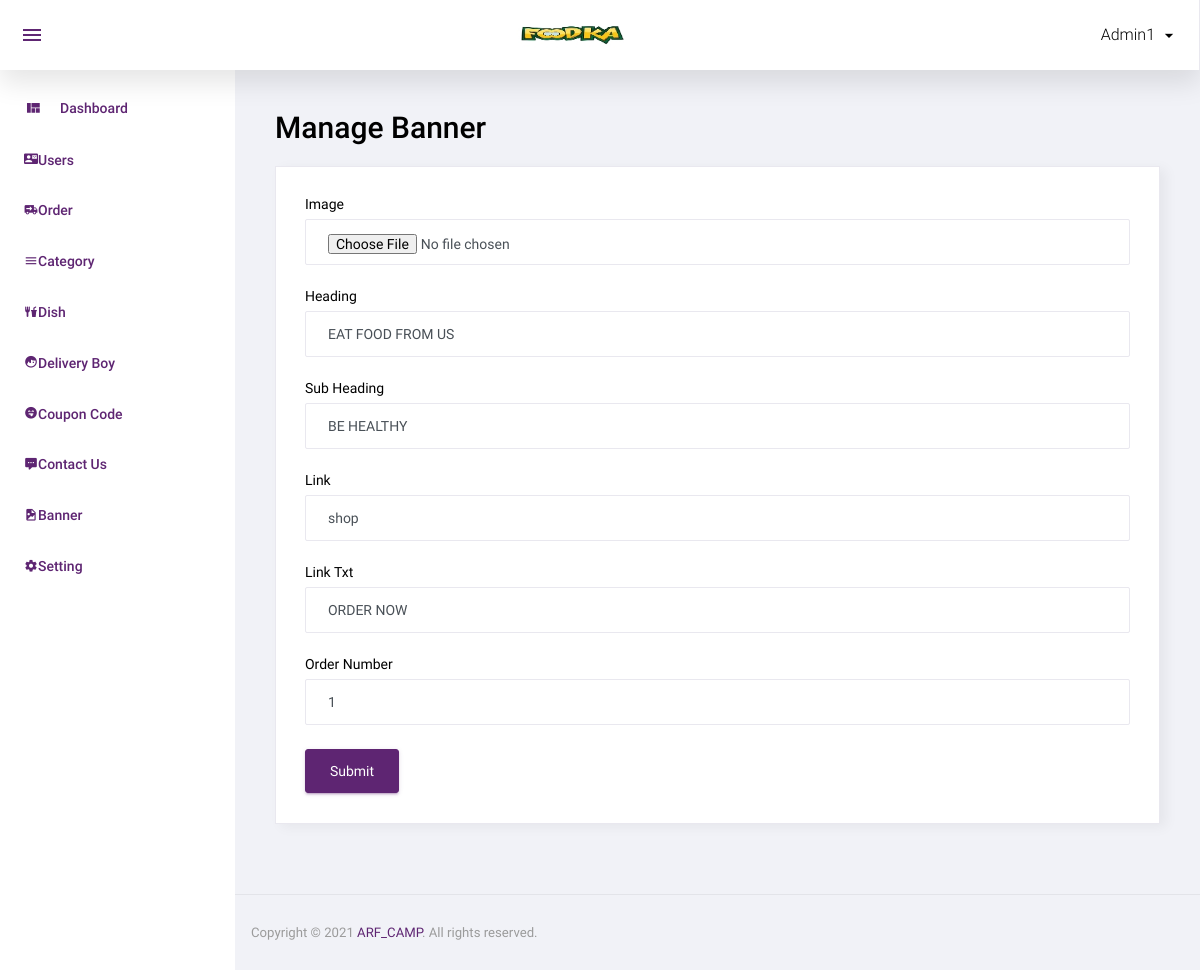
The app's page /admin/manage_banner.php?id=3 (signed in) with its own data.
### tables this page shows
CREATE TABLE `banner` (
  `id` int(11) NOT NULL,
  `image` varchar(100) NOT NULL,
  `heading` varchar(500) NOT NULL,
  `sub_heading` varchar(500) NOT NULL,
  `link` varchar(100) NOT NULL,
  `link_txt` varchar(100) NOT NULL,
  `added_on` datetime NOT NULL,
  `status` int(11) NOT NULL,
  `order_number` int(11) NOT NULL
);

### function.inc.php (called while the page is built, shortened)
<?php
function get_safe_value($str){
	global $con;
	$str=mysqli_real_escape_string($con,$str);
	return $str;
}
	?>

### admin/manage_banner.php (the view, shortened to what this page needs)
<?php
include('top.php');
$heading="";
$sub_heading="";
$link="";
$link_txt="";
$order_number="";
$image_status='required';
if(isset($_GET['id']) && $_GET['id']>0){
	$id=get_safe_value($_GET['id']);
	$row=mysqli_fetch_assoc(mysqli_query($con,"select * from banner where id='$id'"));
	$heading=$row['heading'];
	$sub_heading=$row['sub_heading'];
	$link=$row['link'];
	$link_txt=$row['link_txt'];
	$order_number=$row['order_number'];
	$image_status='';
}
?>
<div class="row">
			<h1 class="grid_title ml10 ml15">Manage Banner</h1>
            <div class="col-12 grid-margin stretch-card">
              <div class="card">
                <div class="card-body">
                  <form class="forms-sample" method="post" enctype="multipart/form-data">
					<div class="form-group">
                      <label for="exampleInputName1">Image</label>
                      <input type="file" class="form-control" placeholder="Image" name="image" <?php echo $image_status?>>
                    </div>
                    <div class="form-group">
                      <label for="exampleInputName1">Heading</label>
                      <input type="text" class="form-control" placeholder="Heading" name="heading" required value="<?php echo $heading?>">
                    </div>
					<div class="form-group">
                      <label for="exampleInputName1">Sub Heading</label>
                      <input type="text" class="form-control" placeholder="Sub Heading" name="sub_heading" required value="<?php echo $sub_heading?>">
                    </div>
					<div class="form-group">
                      <label for="exampleInputName1">Link</label>
                      <input type="text" class="form-control" placeholder="Link" name="link" required value="<?php echo $link?>">
                    </div>
					<div class="form-group">
                      <label for="exampleInputName1">Link Txt</label>
                      <input type="text" class="form-control" placeholder="Link txt" name="link_txt" required value="<?php echo $link_txt?>">
                    </div>
                    <div class="form-group">
                      <label for="exampleInputEmail3" required>Order Number</label>
                      <input type="textbox" class="form-control" placeholder="Order Number" name="order_number"  value="<?php echo $order_number?>">
                    </div>
                    <button type="submit" class="btn btn-primary mr-2" name="submit">Submit</button>
                  </form>
                </div>
              </div>
            </div>
		 </div>
<?php include('footer.php');?>

### records on screen
banner: heading "EAT FOOD FROM US", sub_heading "BE HEALTHY", link "shop", link_txt "ORDER NOW", order_number "1"

### other values on screen
$_SESSION['ADMIN_USER'] "Admin1"
